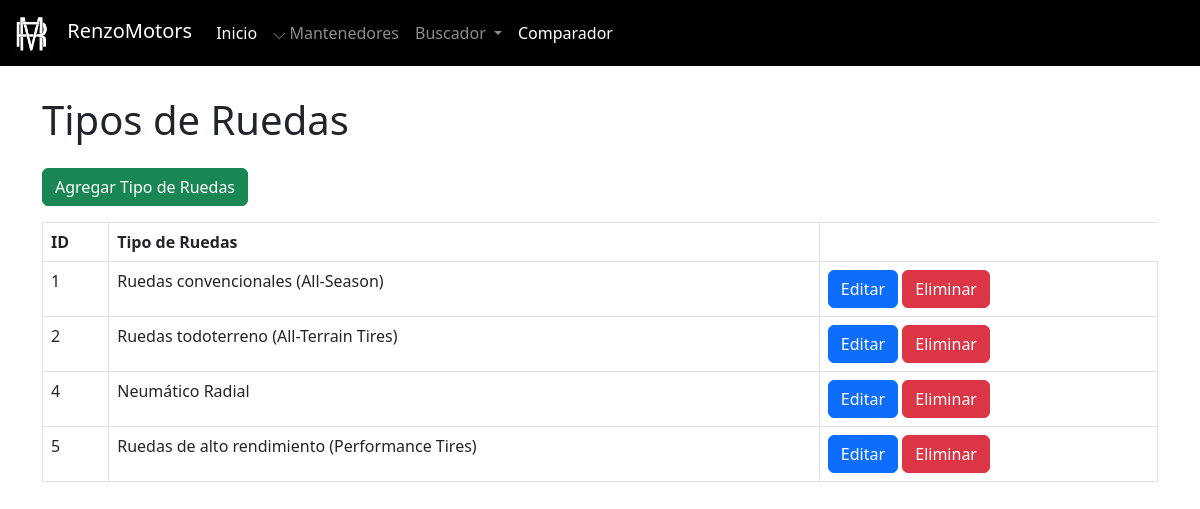
/admin/mantenedores/ruedas/mantenedor_ruedas.php, run on an earlier commit of the app's database.
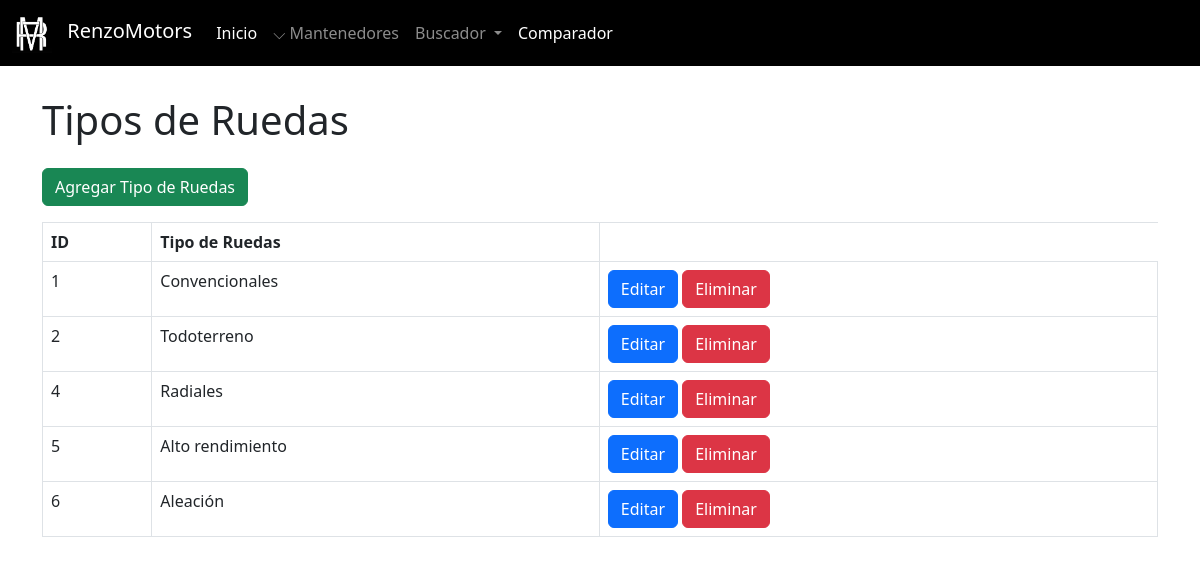
And on a later commit of the database.
### tables this page shows
CREATE TABLE `tipo_rueda` (
  `id_tipo_rueda` int(11) NOT NULL,
  `nombre_tipo_rueda` varchar(100) NOT NULL
);

### admin/mantenedores/ruedas/mantenedor_ruedas.php (the view, shortened to what this page needs)
<?php
include '../../../config/conexion.php';
include '../../navbaradmin.php';
?>
<!DOCTYPE html>
<html lang="es">
<head>
    <link href="https://cdn.jsdelivr.net/npm/bootstrap@5.3.0/dist/css/bootstrap.min.css" rel="stylesheet">
</head>
<body class="pt-5">
    <div class="container mt-5">
        <h1 class="mb-4">Tipos de Ruedas</h1>
        <a href="crear_tipo_ruedas.php" class="btn btn-success mb-3">Agregar Tipo de Ruedas</a>
        <table class="table table-bordered">
            <thead>
                <tr>
                    <th>ID</th>
                    <th>Tipo de Ruedas</th>
                </tr>
            </thead>
            <tbody>
                <?php
                $resultado = mysqli_query($conexion, "SELECT * FROM tipo_rueda");
                while ($fila = mysqli_fetch_assoc($resultado)) {
                    echo "<tr>
                            <td>{$fila['id_tipo_rueda']}</td>
                            <td>{$fila['nombre_tipo_rueda']}</td>
                            <td>
                                <a href='editar_tipo_ruedas.php?id={$fila['id_tipo_rueda']}' class='btn btn-primary'>Editar</a>
                                <a href='eliminar_tipo_ruedas.php?id={$fila['id_tipo_rueda']}' class='btn btn-danger' onclick='return confirm(\"¿Estás seguro de eliminar esta sucursal?\");'>Eliminar</a>
                            </td>
                          </tr>";
                }
                ?>
            </tbody>
        </table>
    </div>
</body>
</html>

What changed in the data, as far as the page shows it:
changed tipo_rueda id 1: nombre_tipo_rueda "Ruedas convencionales (All-Season)" → "Convencionales"
changed tipo_rueda id 2: nombre_tipo_rueda "Ruedas todoterreno (All-Terrain Tires)" → "Todoterreno"
changed tipo_rueda id 4: nombre_tipo_rueda "Neumático Radial" → "Radiales"
changed tipo_rueda id 5: nombre_tipo_rueda "Ruedas de alto rendimiento (Performance Tires)" → "Alto rendimiento"
added tipo_rueda: id_tipo_rueda "6", nombre_tipo_rueda "Aleación"
